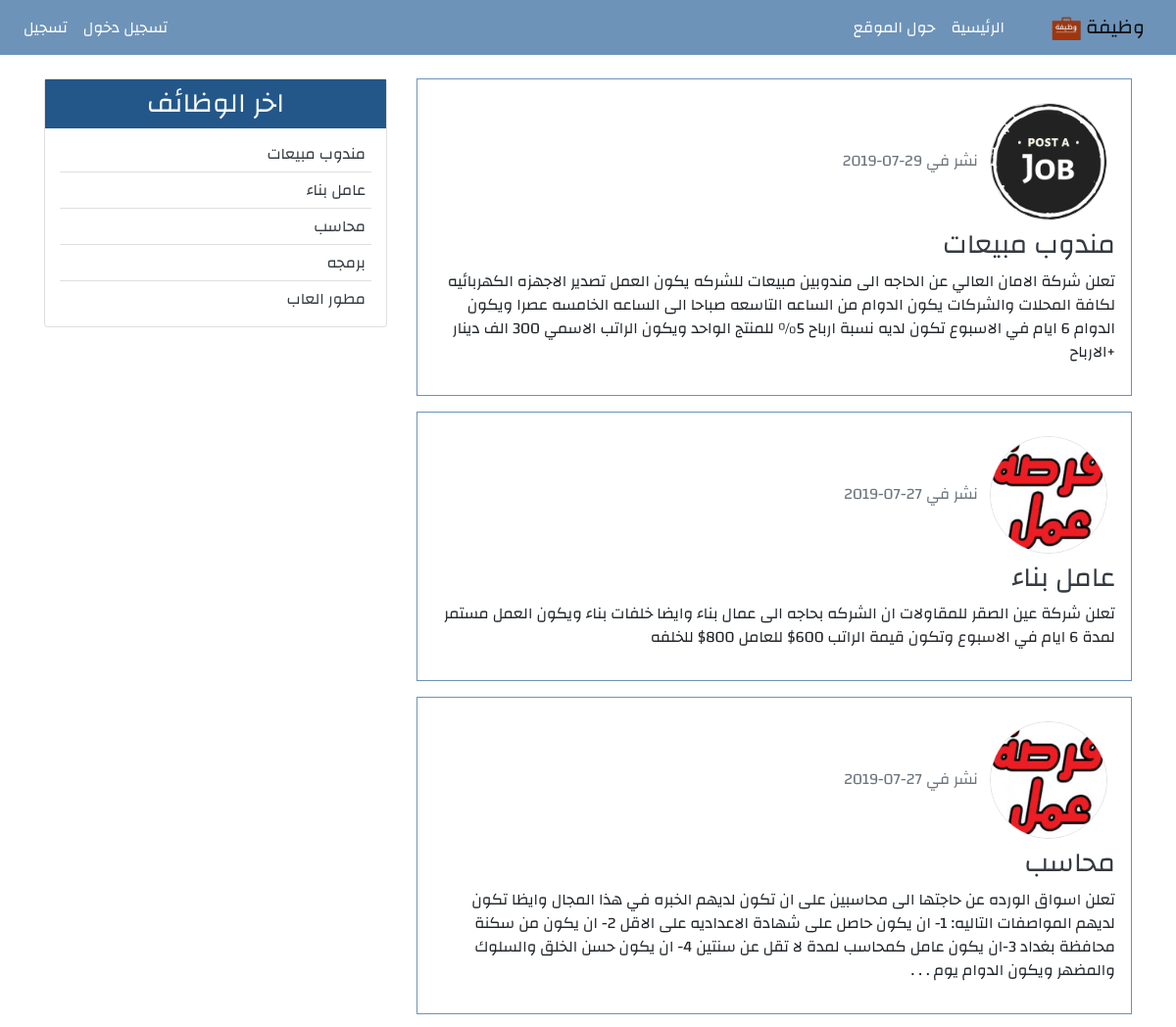
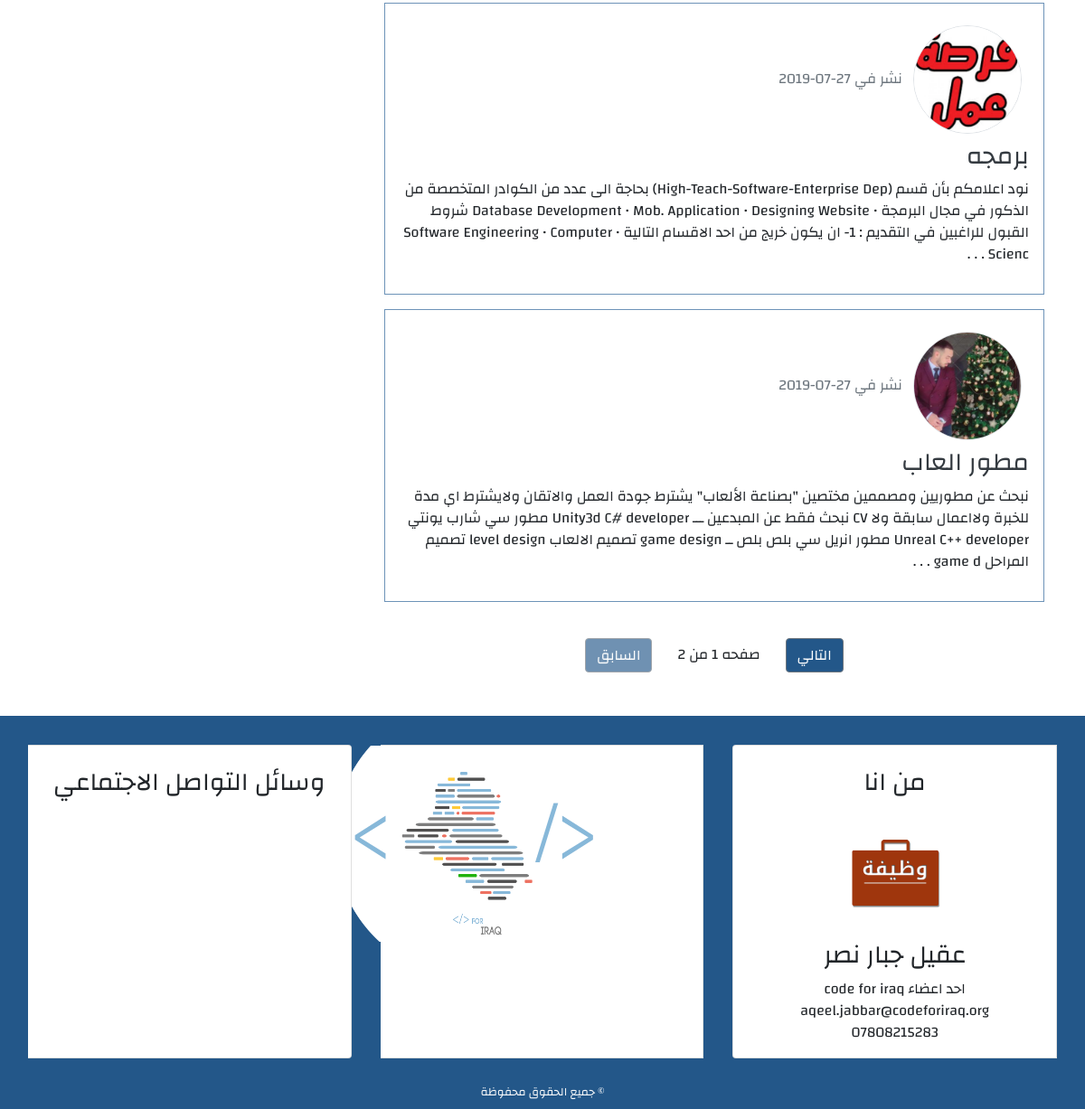
The page / on the database its author committed (2 pictures, top to bottom).
### postss/models.py (models this page shows, shortened)
class Work(models.Model):
    title = models.CharField(max_length=100)
    content = models.TextField()
    work_date = models.DateTimeField(default=timezone.now)
    work_update = models.DateTimeField(auto_now=True)
    author = models.ForeignKey(User, on_delete= models.CASCADE)
    class Meta:
        ordering = ('-work_date',)

### user/models.py (models this page shows, shortened)
class Profile(models.Model):
    image = models.ImageField(default='default.png', upload_to='profile_pics')
    user = models.OneToOneField(User, on_delete=models.CASCADE)

### postss/views.py (the view)
# urls.py: 2. Add a URL to urlpatterns:  path('', views.home, name='home')
def home(request):
    works = Work.objects.all()
    paginator = Paginator(works, 5)
    page = request.GET.get('page')
    try:
        works = paginator.page(page)
    except PageNotAnInteger:
        works = paginator.page(1)
    except EmptyPage:
        works = paginator.page(paginator.num_page)
    context = {
        'title' : 'الصفحه الرئيسيه',
        'works' : works,
        'page' : page,
    }
    return render(request, 'postss/index.html',context)

### postss/templatetags/work_tag.py (called while the page is built)
@register.inclusion_tag('postss/latest_work.html')
def latest_work():
    context = {
        'l_work' : Work.objects.all()[0:5]
    }
    return context

### postss/templates/postss/index.html (shortened to what this page needs)
{% extends 'postss/base.html' %}
{% block content %}
{% for work in works %}
    <div class="work p-3 mb-3">
        <img class="img-fluid rounded-circle border m-2" style="width: 120px; height: 120px; " src="{{ work.author.profile.image.url }}" alt="صوره الناشر">
        <span class="text-secondary">نشر في {{work.work_date|date:"d-m-Y"}}</span>
        <h3><a class=" text-dark" href="{% url 'detail' work.pk %}">{{work.title}}</a></h3>
        <p>
            {% if work.content|length > 300 %}
            {{work.content|slice:'300'}} . . .
            {% else %}
            {{work.content}}
            {% endif %}
        </p>
    </div>
{% endfor %}
{% include 'postss/pagination.html' with page=works %}
{% endblock content %}

### postss/templates/postss/base.html (shortened to what this page needs)
{% load static %}
{% load work_tag %}
<!DOCTYPE html>
<html lang="ar">
    <head>
        <link rel="stylesheet" href="{% static 'postss/css/bootstrap.min.css' %}">
        <link rel="stylesheet" href="{% static 'postss/css/mainn.css' %}">
    </head>
    <body>
        <header>
            <nav class="navbar navbar-expand-lg navbar-light bg-light">
                <a class="navbar-brand" href="#"> وظيفة
                        <img src="{% static 'postss/images/wadhefa.png' %}" alt="شعار وظيفة" width="30px">
                    </a>
                <div class="collapse navbar-collapse" id="navbarSupportedContent" style="color:white">
                  <ul class="navbar-nav" >
                    <li class="nav-item active">
                      <a class="nav-link" href="{% url 'home' %}" style="color:white">الرئيسية <span class="sr-only">(current)</span></a>
                    </li>
                    <li class="nav-item">
                      <a class="nav-link" href="{% url 'about' %}"style="color:white" >حول الموقع </a>
                    </li>
                  </ul>
                  {% if user.is_authenticated == True %}
                  <ul class="navbar-nav mr-auto">
                    <li class="nav-item"><a class="nav-link" href="{% url 'new_work' %}" style="color:white">اظافة عمل جديد</a></li>
                    <li class="nav-item"><a class="nav-link" href="{% url 'profile' %}" style="color:white"> الملف الشخصي</a></li>
                    <li class="nav-item"><a class="nav-link" href="{% url 'logout' %}" style="color:white"> تسجيل الخروج</a></li>
                  </ul>
                  {% else %}
                  <ul class="navbar-nav mr-auto">
                    <li class="nav-item"><a class="nav-link" href="{% url 'login' %}" style="color:white"> تسجيل دخول</a></li>
                    <li class="nav-item"><a class="nav-link" href="{% url 'register' %}" style="color:white"> تسجيل</a></li>
                  </ul>
                  {% endif %}
                </div>
            </nav>
        </header>
        <section>
                <div class="container">
                    <div class="row mt-4">
                        <div class="col-md-8">
                            {% block content %}
                            {% endblock content %}
                        </div>
                        <div class="col-md-4">
                            <div class="card mb-3">
                                <h3 class="text-center bg-secondary text-light p-2">اخر الوظائف</h3>
                                {% latest_work %}
                            </div>
                        </div>
                    </div>
                </div>
            </section>
        <footer class="bg-secondary">
                <div class="container-fluid">
                <div class="row">
                    <div class="col-md">
                        <div class="card-group mt-3">
                            <div class="card m-3">
                                <h3 class="card-title text-center border-button p-2 m-3">من انا</h3>
                                <div class="card-body">
                                    <div class="text-center mb-3">
                                    <img src="{% static 'postss/images/wadhefa.png' %}" alt="شعار مدونة" width="100px"></div>
                                </div>
                                <h3 style="text-align: center;">عقيل جبار نصر </h3>
                                <p style="text-align: center;">احد اعضاء code for iraq<br>aqeel.jabbar@codeforiraq.org<br>07808215283 </p>
                            </div>
                            <div class="card m-3">
                                    <img  src="{% static 'postss/images/logo.png' %}" alt="شعار مدونة" width="500px">
                            </div>
                            <div class="card m-3">
                                    <h3 class="card-title text-center border-button p-2 m-3"> وسائل التواصل الاجتماعي</h3>
                                    <h4 class="card-body text-center">
                                    </h4>
                            </div>
                        </div>
                    </div>
                </div>
                <div class="row p-2">
                    <div class="col-md text-center">
                        <small class="text-light">&copy; جميع الحقوق محفوظة</small>
                    </div>
                </div>
            </div>
            </footer>
    </body>

### postss/templates/postss/pagination.html
<div class=" pt-3 mt-4 mb-5 text-center">
        {% if page.has_next %}
        <a class="btn btn-secondary bg-secondary" href="?page={{page.next_page_number}}">التالي</a>
        {% else %}
        <a class="btn btn-secondary bg-secondary disabled" href="#">التالي</a>
        {% endif %}
        <span class="pr-4 pl-4"> صفحه {{page.number}} من {{page.paginator.num_pages}}</span>
        {% if page.has_previous %}
        <a class="btn btn-secondary bg-secondary" href="?page={{page.previous_page_number}}">السابق</a>
        {% else %}
        <a class="btn btn-secondary bg-secondary disabled" href="#">السابق</a>
        {% endif %}
    </div>

### postss/templates/postss/latest_work.html
<ul class="list-group-flush latest-work">
    {% for work in l_work %}
        <li class="list-group-item latest-work-item">
            <a class="text-dark" href="{% url 'detail' work.pk %}">{{work.title}}</a>
        </li>
    {% endfor %}
</ul>

### postss/static/postss/css/mainn.css (style rules this page uses)
html, body { direction: rtl; text-align: right; }
body { font-family: 'Changa', sans-serif; }
.bg-secondary { background-color: #235789 !important; }
.bg-light { background-color: #6d93b8 !important; }
.work { border: 1px solid #6d93b8; }
.latest-work { padding: 0 15px; }
.latest-work .latest-work-item { padding: 6px; }
.latest-work li:first-child { border-top: 0; }
.latest-work li:last-child { border-bottom: 0; padding-bottom: 0; }

### rows shown on the page
Work: author.profile.image (placeholder picture), work_date "29-07-2019", title "مندوب مبيعات", content "تعلن شركة الامان العالي عن الحاجه الى مندوبين مبيعات للشركه يكون العمل تصدير الاجهزه الكهربائيه لكافة المحلات والشركات يكون الدوام من الساعه التاسعه صباحا الى الساعه الخامسه عصرا ويكون الدوام 6 ايام في الاسبوع تكون لديه نسبة ارباح 5% للمنتج الواحد ويكون الراتب الاسمي 300 الف دينار +الارباح"
Work: author.profile.image (picture), work_date "27-07-2019", title "عامل بناء", content "تعلن شركة عين الصقر للمقاولات ان الشركه بحاجه الى عمال بناء وايضا خلفات بناء ويكون العمل مستمر لمدة 6 ايام في الاسبوع وتكون قيمة الراتب 600$ للعامل 800$ للخلفه"
Work: author.profile.image (picture), work_date "27-07-2019", title "محاسب", content "تعلن اسواق الورده عن حاجتها الى محاسبين على ان تكون لديهم الخبره في هذا المجال وايظا تكون لديهم المواصفات التاليه: 1- ان يكون حاصل على شهادة الاعداديه على الاقل 2- ان يكون من سكنة محافظة بغداد 3-ان يكون عامل كمحاسب لمدة لا تقل عن سنتين 4- ان يكون حسن الخلق والسلوك والمضهر ويكون الدوام يوم"
Work: author.profile.image (picture), work_date "27-07-2019", title "برمجه", content "نود اعلامكم بأن قسم (High-Teach-Software-Enterprise Dep) بحاجة الى عدد من الكوادر المتخصصة من الذكور في مجال البرمجة • Database Development • Mob. Application • Designing Website شروط القبول للراغبين في التقديم : 1- ان يكون خريج من احد الاقسام التالية • Software Engineering • Computer Scienc"
Work: author.profile.image (picture), work_date "27-07-2019", title "مطور العاب", content "نبحث عن مطوريين ومصممين مختصين \"بصناعة الألعاب\" يشترط جودة العمل والاتقان ولايشترط اي مدة للخبرة ولااعمال سابقة ولا CV نبحث فقط عن المبدعين ـــ Unity3d C# developer مطور سي شارب يونتي Unreal C++ developer مطور انريل سي بلص بلص ــ game design تصميم الالعاب level design تصميم المراحل game d"

### other values the page prints
{{ page.number }} "1"
{{ page.paginator.num_pages }} "2"
